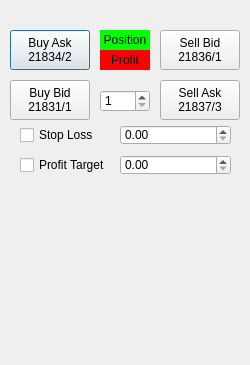
<?xml version="1.0" encoding="UTF-8"?>
<ui version="4.0">
 <class>SwingTradeDialog</class>
 <widget class="QDialog" name="SwingTradeDialog">
  <property name="enabled">
   <bool>true</bool>
  </property>
  <property name="geometry">
   <rect>
    <x>0</x>
    <y>0</y>
    <width>250</width>
    <height>365</height>
   </rect>
  </property>
  <property name="windowTitle">
   <string/>
  </property>
  <widget class="QPushButton" name="pushButton_ba">
   <property name="enabled">
    <bool>true</bool>
   </property>
   <property name="geometry">
    <rect>
     <x>10</x>
     <y>30</y>
     <width>80</width>
     <height>40</height>
    </rect>
   </property>
   <property name="text">
    <string>Buy Ask
21834/2</string>
   </property>
  </widget>
  <widget class="QPushButton" name="pushButton_sb">
   <property name="enabled">
    <bool>true</bool>
   </property>
   <property name="geometry">
    <rect>
     <x>160</x>
     <y>30</y>
     <width>80</width>
     <height>40</height>
    </rect>
   </property>
   <property name="text">
    <string>Sell Bid
21836/1</string>
   </property>
  </widget>
  <widget class="QPushButton" name="pushButton_bb">
   <property name="enabled">
    <bool>true</bool>
   </property>
   <property name="geometry">
    <rect>
     <x>10</x>
     <y>80</y>
     <width>80</width>
     <height>40</height>
    </rect>
   </property>
   <property name="text">
    <string>Buy Bid
21831/1</string>
   </property>
  </widget>
  <widget class="QPushButton" name="pushButton_sa">
   <property name="enabled">
    <bool>true</bool>
   </property>
   <property name="geometry">
    <rect>
     <x>160</x>
     <y>80</y>
     <width>80</width>
     <height>40</height>
    </rect>
   </property>
   <property name="text">
    <string>Sell Ask
21837/3</string>
   </property>
  </widget>
  <widget class="QLabel" name="label_position">
   <property name="enabled">
    <bool>true</bool>
   </property>
   <property name="geometry">
    <rect>
     <x>100</x>
     <y>30</y>
     <width>50</width>
     <height>20</height>
    </rect>
   </property>
   <property name="styleSheet">
    <string notr="true">background-color: rgb(0, 255, 0);</string>
   </property>
   <property name="text">
    <string>Position</string>
   </property>
   <property name="textFormat">
    <enum>Qt::AutoText</enum>
   </property>
   <property name="alignment">
    <set>Qt::AlignCenter</set>
   </property>
  </widget>
  <widget class="QSpinBox" name="spinBox_qty">
   <property name="enabled">
    <bool>true</bool>
   </property>
   <property name="geometry">
    <rect>
     <x>100</x>
     <y>90</y>
     <width>50</width>
     <height>22</height>
    </rect>
   </property>
   <property name="minimum">
    <number>1</number>
   </property>
   <property name="maximum">
    <number>1000</number>
   </property>
  </widget>
  <widget class="QCheckBox" name="checkBox_sl">
   <property name="enabled">
    <bool>true</bool>
   </property>
   <property name="geometry">
    <rect>
     <x>20</x>
     <y>120</y>
     <width>101</width>
     <height>30</height>
    </rect>
   </property>
   <property name="text">
    <string>Stop Loss</string>
   </property>
  </widget>
  <widget class="QDoubleSpinBox" name="doubleSpinBox_sl">
   <property name="enabled">
    <bool>true</bool>
   </property>
   <property name="geometry">
    <rect>
     <x>120</x>
     <y>125</y>
     <width>111</width>
     <height>20</height>
    </rect>
   </property>
  </widget>
  <widget class="QDoubleSpinBox" name="doubleSpinBox_pt">
   <property name="enabled">
    <bool>true</bool>
   </property>
   <property name="geometry">
    <rect>
     <x>120</x>
     <y>155</y>
     <width>111</width>
     <height>20</height>
    </rect>
   </property>
  </widget>
  <widget class="QCheckBox" name="checkBox_pt">
   <property name="enabled">
    <bool>true</bool>
   </property>
   <property name="geometry">
    <rect>
     <x>20</x>
     <y>150</y>
     <width>101</width>
     <height>30</height>
    </rect>
   </property>
   <property name="text">
    <string>Profit Target</string>
   </property>
  </widget>
  <widget class="QLabel" name="label_profit">
   <property name="enabled">
    <bool>true</bool>
   </property>
   <property name="geometry">
    <rect>
     <x>100</x>
     <y>50</y>
     <width>50</width>
     <height>20</height>
    </rect>
   </property>
   <property name="styleSheet">
    <string notr="true">background-color: rgb(255, 0, 0);</string>
   </property>
   <property name="text">
    <string>Profit</string>
   </property>
   <property name="textFormat">
    <enum>Qt::AutoText</enum>
   </property>
   <property name="alignment">
    <set>Qt::AlignCenter</set>
   </property>
  </widget>
 </widget>
 <resources/>
 <connections>
  <connection>
   <sender>pushButton_ba</sender>
   <signal>clicked()</signal>
   <receiver>SwingTradeDialog</receiver>
   <slot>on_click_buyask()</slot>
   <hints>
    <hint type="sourcelabel">
     <x>49</x>
     <y>49</y>
    </hint>
    <hint type="destinationlabel">
     <x>124</x>
     <y>89</y>
    </hint>
   </hints>
  </connection>
  <connection>
   <sender>pushButton_bb</sender>
   <signal>clicked()</signal>
   <receiver>SwingTradeDialog</receiver>
   <slot>on_click_buybid()</slot>
   <hints>
    <hint type="sourcelabel">
     <x>49</x>
     <y>99</y>
    </hint>
    <hint type="destinationlabel">
     <x>124</x>
     <y>89</y>
    </hint>
   </hints>
  </connection>
  <connection>
   <sender>pushButton_sb</sender>
   <signal>clicked()</signal>
   <receiver>SwingTradeDialog</receiver>
   <slot>on_click_sellbid()</slot>
   <hints>
    <hint type="sourcelabel">
     <x>199</x>
     <y>49</y>
    </hint>
    <hint type="destinationlabel">
     <x>124</x>
     <y>89</y>
    </hint>
   </hints>
  </connection>
  <connection>
   <sender>pushButton_sa</sender>
   <signal>clicked()</signal>
   <receiver>SwingTradeDialog</receiver>
   <slot>on_click_sellask()</slot>
   <hints>
    <hint type="sourcelabel">
     <x>199</x>
     <y>99</y>
    </hint>
    <hint type="destinationlabel">
     <x>124</x>
     <y>89</y>
    </hint>
   </hints>
  </connection>
 </connections>
 <slots>
  <slot>on_click_buyask()</slot>
  <slot>on_click_buybid()</slot>
  <slot>on_click_sellbid()</slot>
  <slot>on_click_sellask()</slot>
 </slots>
</ui>
